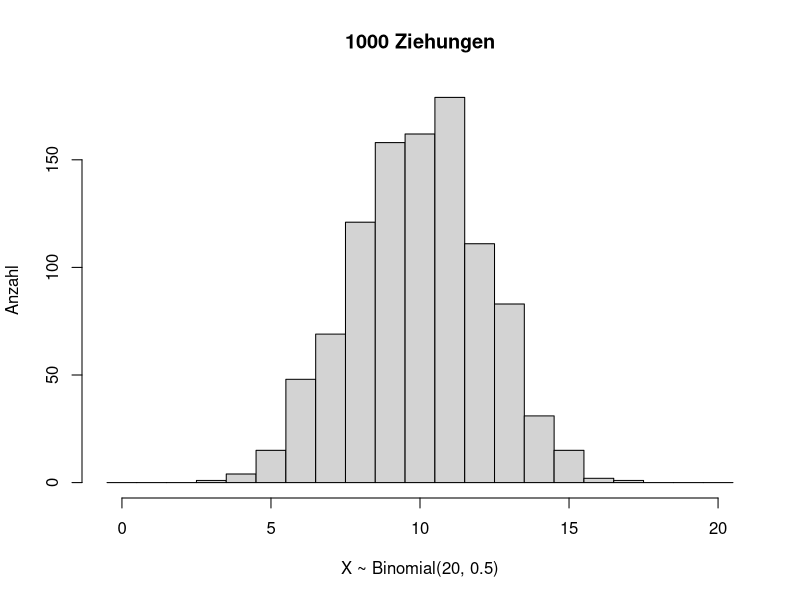
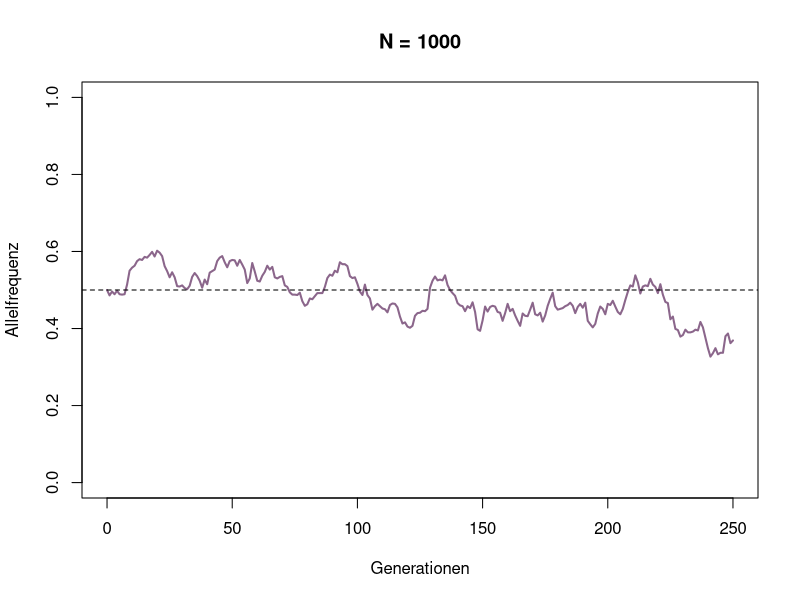
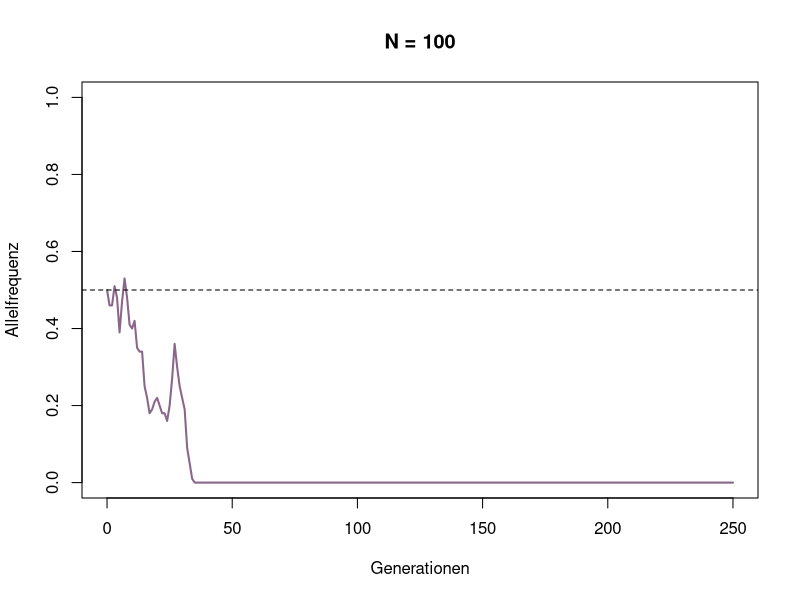
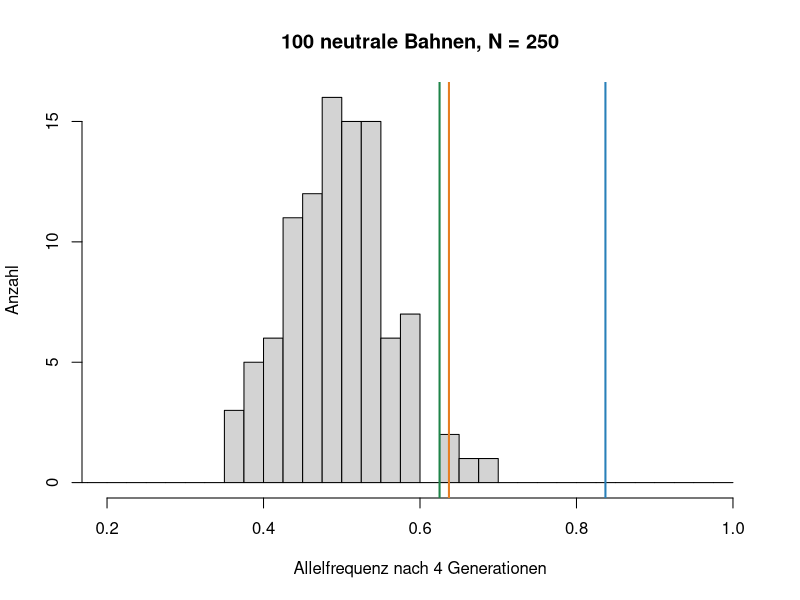
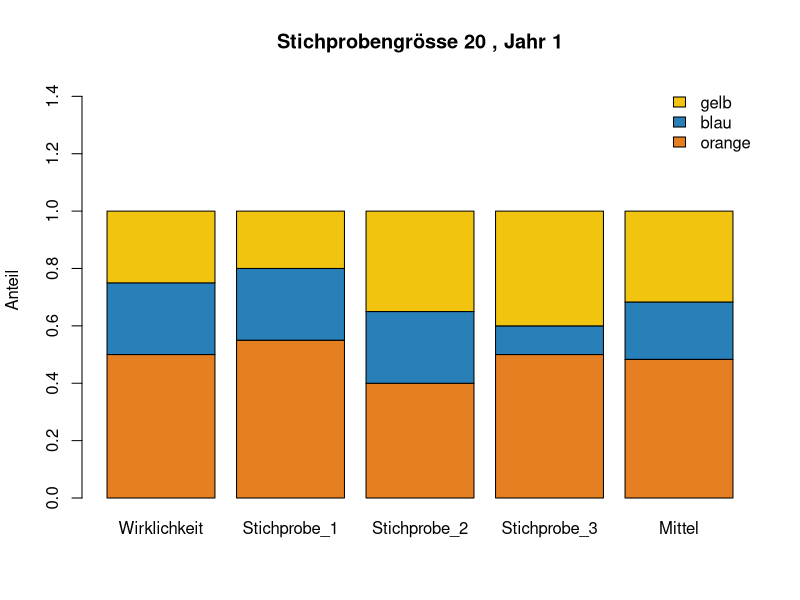
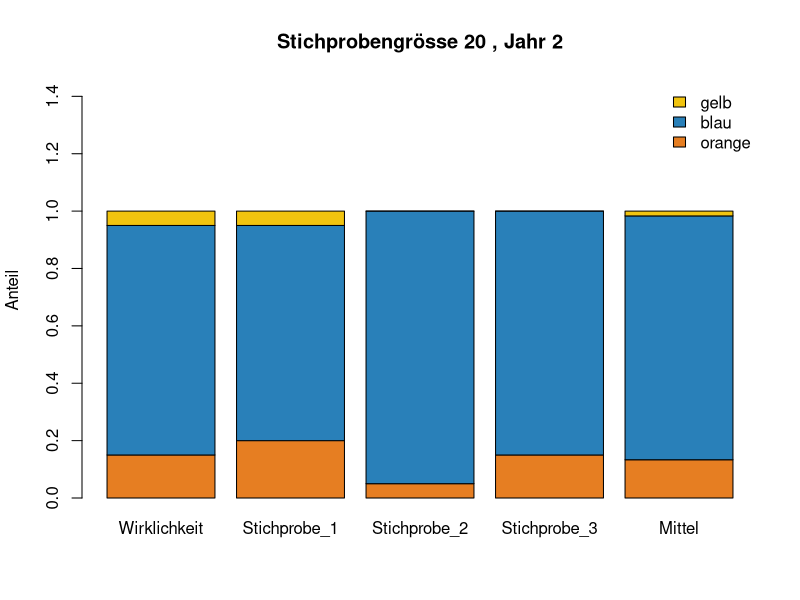
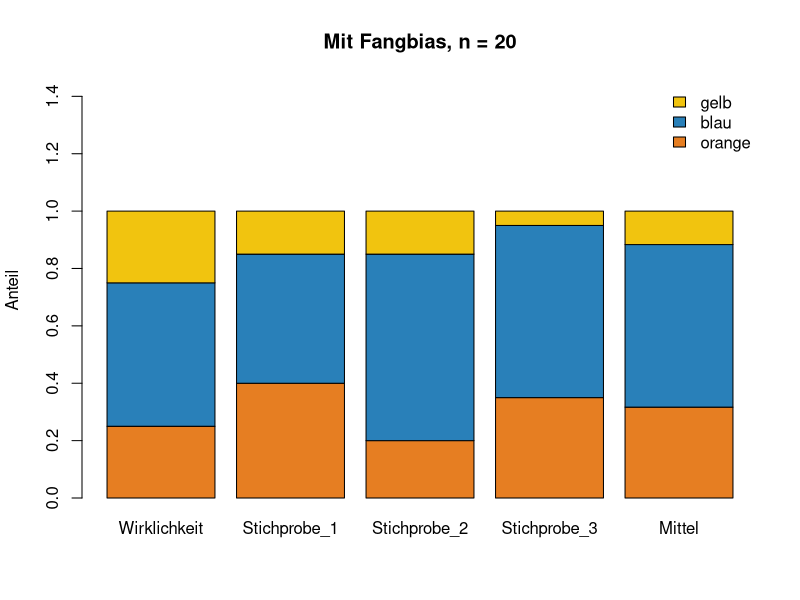

The R source for these figures, in order:
## ---- chunk 1
knitr::opts_chunk$set(echo = TRUE, warning = FALSE, message = FALSE,
                      fig.height = 4.2, fig.width = 7.5)
## ---- chunk 2
set.seed(2026)

x <- rbinom(1000, size = 20, prob = 0.5)
hist(x, breaks = 0:21 - 0.5,
     main = "1000 Ziehungen", xlab = "X ~ Binomial(20, 0.5)", ylab = "Anzahl")
## ---- chunk 3
WF_step <- function(p, N) {
  N_p <- rbinom(1, N, p)   # wie viele der N Individuen tragen das Allel?
  N_p / N
}
## ---- chunk 4
WF_step(p = 0.5, N = 1000)
## ---- chunk 5
simulateWF <- function(p_0, N, generationen = 250) {
  p <- numeric(generationen + 1)
  p[1] <- p_0
  for (t in seq_len(generationen)) {
    p[t + 1] <- WF_step(p[t], N)
  }
  data.frame(generation = 0:generationen, p = p)
}
## ---- chunk 6
p_0 <- 0.5   # bitte ändern

large_pop <- simulateWF(p_0, N = 1000)

plot(large_pop$generation, large_pop$p, type = "l", lwd = 2, col = "plum4",
     xlab = "Generationen", ylab = "Allelfrequenz", ylim = c(0, 1),
     main = "N = 1000")
abline(h = p_0, lwd = 1, lty = 2)
## ---- chunk 7
p_0 <- 0.5   # bitte ändern

small_pop <- simulateWF(p_0, N = 100)

plot(small_pop$generation, small_pop$p, type = "l", lwd = 2, col = "plum4",
     xlab = "Generationen", ylab = "Allelfrequenz", ylim = c(0, 1),
     main = "N = 100")
abline(h = p_0, lwd = 1, lty = 2)
## ---- chunk 8
N <- 250   # bitte ändern

set.seed(2026)
p_ende <- numeric(100)
for (i in 1:100) {
  bahn <- simulateWF(p_0 = 0.5, N = N, generationen = 4)
  p_ende[i] <- bahn$p[5]
}

hist(p_ende, breaks = seq(0, 1, by = 0.025), xlim = c(0.2, 1),
     main = paste("100 neutrale Bahnen, N =", N),
     xlab = "Allelfrequenz nach 4 Generationen", ylab = "Anzahl")
abline(v = c(0.637, 0.625, 0.837), lwd = 2,
       col = c("#e67e22", "#1e8449", "#2980b9"))   # Teich 2, 14, 7

sum(p_ende >= 0.62)   # wie viele Bahnen kommen so hoch wie die Teiche?
## ---- chunk 9
# Anteile in der Population: orange, blau, gelb
lizard_pop_y1 <- c(0.5, 0.25, 0.25)

sample_size <- 20   # bitte ändern: Echsen pro Stichprobe

set.seed(2026)
sample1 <- rmultinom(n = 1, size = sample_size, prob = lizard_pop_y1)
sample2 <- rmultinom(n = 1, size = sample_size, prob = lizard_pop_y1)
sample3 <- rmultinom(n = 1, size = sample_size, prob = lizard_pop_y1)

data_y1 <- data.frame(
  Wirklichkeit = lizard_pop_y1,
  Stichprobe_1 = as.numeric(sample1) / sample_size,
  Stichprobe_2 = as.numeric(sample2) / sample_size,
  Stichprobe_3 = as.numeric(sample3) / sample_size
)
data_y1$Mittel <- (data_y1$Stichprobe_1 + data_y1$Stichprobe_2 + data_y1$Stichprobe_3) / 3

barplot(as.matrix(data_y1),
        col = c("#e67e22", "#2980b9", "#f1c40f"),
        ylim = c(0, 1.45),
        legend.text = c("orange", "blau", "gelb"),
        args.legend = list(bty = "n", x = "topright"),
        main = paste("Stichprobengrösse", sample_size, ", Jahr 1"),
        ylab = "Anteil")
## ---- chunk 10
lizard_pop_y2 <- c(0.15, 0.8, 0.05)   # orange, blau, gelb

sample_size <- 20   # bitte ändern

set.seed(2026)
sample1 <- rmultinom(n = 1, size = sample_size, prob = lizard_pop_y2)
sample2 <- rmultinom(n = 1, size = sample_size, prob = lizard_pop_y2)
sample3 <- rmultinom(n = 1, size = sample_size, prob = lizard_pop_y2)

data_y2 <- data.frame(
  Wirklichkeit = lizard_pop_y2,
  Stichprobe_1 = as.numeric(sample1) / sample_size,
  Stichprobe_2 = as.numeric(sample2) / sample_size,
  Stichprobe_3 = as.numeric(sample3) / sample_size
)
data_y2$Mittel <- (data_y2$Stichprobe_1 + data_y2$Stichprobe_2 + data_y2$Stichprobe_3) / 3

barplot(as.matrix(data_y2),
        col = c("#e67e22", "#2980b9", "#f1c40f"),
        ylim = c(0, 1.45),
        legend.text = c("orange", "blau", "gelb"),
        args.legend = list(bty = "n", x = "topright"),
        main = paste("Stichprobengrösse", sample_size, ", Jahr 2"),
        ylab = "Anteil")
## ---- chunk 11
lizard_pop_b <- c(0.25, 0.5, 0.25)   # orange, blau, gelb; bitte ändern
bias <- c(1, 0.75, 0.5)              # orange leicht, gelb schwer zu fangen

sample_size <- 20

set.seed(2026)
sample1 <- rmultinom(n = 1, size = sample_size, prob = lizard_pop_b * bias)
sample2 <- rmultinom(n = 1, size = sample_size, prob = lizard_pop_b * bias)
sample3 <- rmultinom(n = 1, size = sample_size, prob = lizard_pop_b * bias)

data_b <- data.frame(
  Wirklichkeit = lizard_pop_b,
  Stichprobe_1 = as.numeric(sample1) / sample_size,
  Stichprobe_2 = as.numeric(sample2) / sample_size,
  Stichprobe_3 = as.numeric(sample3) / sample_size
)
data_b$Mittel <- (data_b$Stichprobe_1 + data_b$Stichprobe_2 + data_b$Stichprobe_3) / 3

barplot(as.matrix(data_b),
        col = c("#e67e22", "#2980b9", "#f1c40f"),
        ylim = c(0, 1.45),
        legend.text = c("orange", "blau", "gelb"),
        args.legend = list(bty = "n", x = "topright"),
        main = paste("Mit Fangbias, n =", sample_size),
        ylab = "Anteil")
